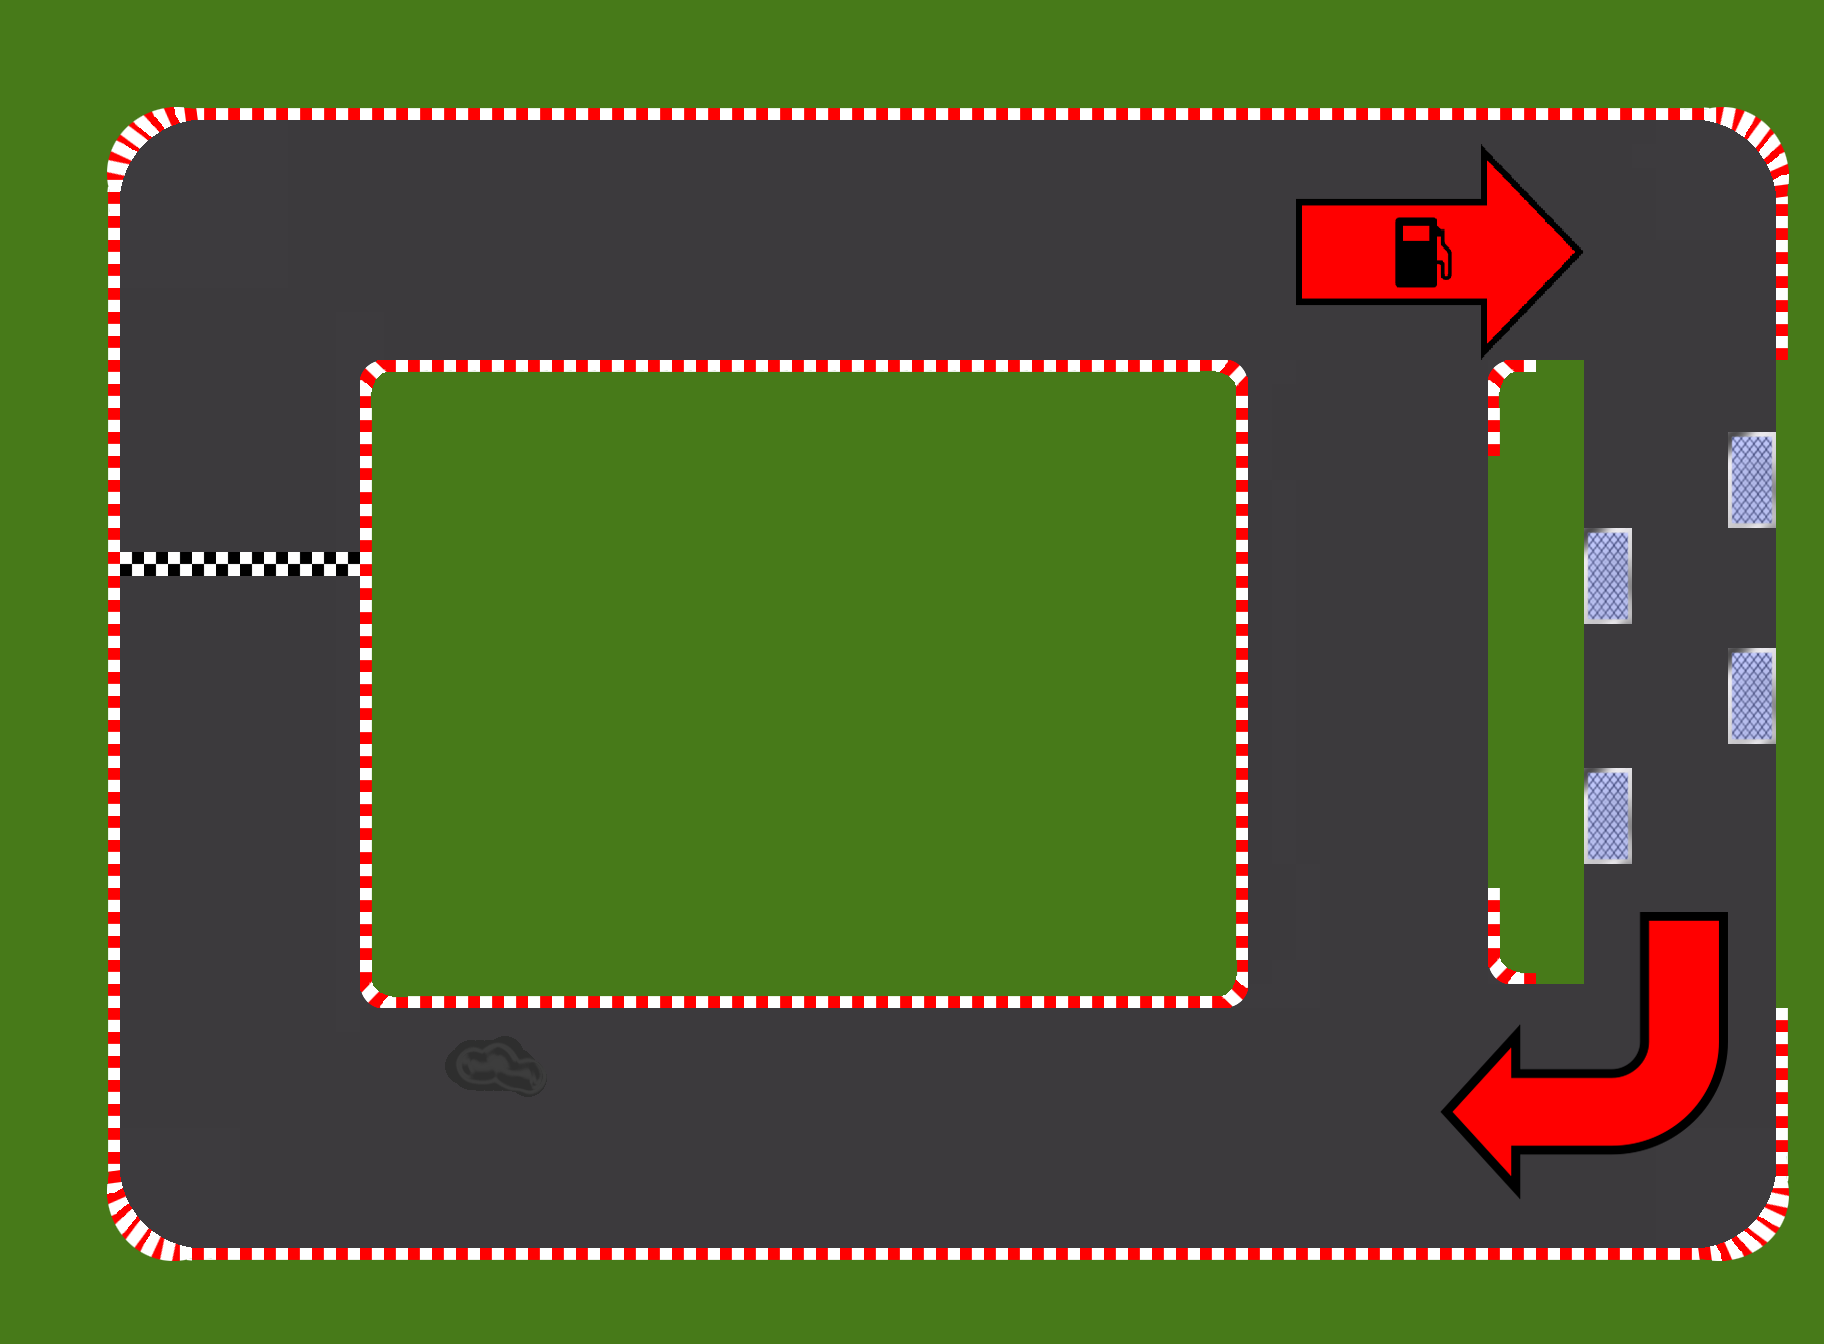

This game map was drawn from its Tiled (.tmx) file and the tilesets committed beside it. A one-line description and the trimmed map source follow:
An orthogonal 76x56 tile map with 24x24 px tiles, 6 tile layers (grass, Asphalt road, arrows, oil, ...), 10 tilesets and 20 objects.

<map version="1.0" orientation="orthogonal" renderorder="right-down" width="76" height="56" tilewidth="24" tileheight="24" nextobjectid="54">
 <tileset firstgid="1" name="grass_texture" tilewidth="24" tileheight="24" tilecount="64" columns="8">
  <image source="grass_texture.png" width="200" height="200" />
 </tileset>
 <tileset firstgid="65" name="asphalt" tilewidth="24" tileheight="24" tilecount="64" columns="8">
  <image source="asphalt_texture.png" width="200" height="200" />
 </tileset>
 <tileset firstgid="129" name="map1_curves" tilewidth="24" tileheight="24" tilecount="256" columns="16">
  <image source="map1_curves.png" width="384" height="384" />
 </tileset>
 <tileset firstgid="385" name="fuel_arrow" tilewidth="24" tileheight="24" tilecount="108" columns="12">
  <image source="fuel_arrow1.png" width="288" height="216" />
 </tileset>
 <tileset firstgid="493" name="exit_arrow" tilewidth="24" tileheight="24" tilecount="144" columns="12">
  <image source="exit_arrow.png" width="288" height="288" />
 </tileset>
 <tileset firstgid="637" name="BigTire" tilewidth="24" tileheight="24" tilecount="16" columns="4">
  <image source="BigTire.png" width="96" height="96" />
 </tileset>
 <tileset firstgid="653" name="fuel_pad" tilewidth="24" tileheight="24" tilecount="8" columns="2">
  <image source="fuel_pad.png" width="48" height="96" />
 </tileset>
 <tileset firstgid="661" name="oil" tilewidth="24" tileheight="24" tilecount="15" columns="5">
  <image source="oil.png" width="120" height="72" />
 </tileset>
 <tileset firstgid="676" name="Finish Line" tilewidth="24" tileheight="24" tilecount="1" columns="1">
  <image source="Finish Line.png" width="24" height="24" />
 </tileset>
 <tileset firstgid="677" name="Tire" tilewidth="24" tileheight="24" tilecount="4" columns="2">
  <image source="../Tire.png" width="48" height="48" />
 </tileset>
 <layer name="grass" width="76" height="56">
  <data>[4256 cells, 4256 non-empty, 1 distinct tile ids]</data>
 </layer>
 <layer name="Asphalt road" width="76" height="56">
  <data>[4256 cells, 3452 non-empty, 201 distinct tile ids]</data>
 </layer>
 <layer name="arrows" width="76" height="56">
  <data>[4256 cells, 252 non-empty, 252 distinct tile ids]</data>
 </layer>
 <layer name="oil" width="76" height="56">
  <data>[4256 cells, 15 non-empty, 15 distinct tile ids]</data>
 </layer>
 <layer name="finish line" width="76" height="56">
  <data>[4256 cells, 10 non-empty, 1 distinct tile ids]</data>
 </layer>
 <layer name="fuel pads" width="76" height="56" offsetx="0.469697" offsety="-0.0757576">
  <data>[4256 cells, 32 non-empty, 8 distinct tile ids]</data>
 </layer>
 <objectgroup name="Tire ObjectLayer" visible="0" offsetx="-5" offsety="3">
  <object id="14" x="1035.47" y="259.729" width="50.9186" height="50.9186">
   <ellipse />
  </object>
  <object id="17" x="699.148" y="139.535" width="50.9186" height="50.9186">
   <ellipse />
  </object>
  <object id="18" x="1467.37" y="835.767" width="50.9186" height="50.9186">
   <ellipse />
  </object>
  <object id="19" x="1467.37" y="884.109" width="50.9186" height="50.9186">
   <ellipse />
  </object>
  <object id="20" x="1491.01" y="931.926" width="50.9186" height="50.9186">
   <ellipse />
  </object>
  <object id="21" x="1539.36" y="955.572" width="50.9186" height="50.9186">
   <ellipse />
  </object>
  <object id="22" x="1177.96" y="930.615" width="102.582" height="102.582">
   <ellipse />
  </object>
  <object id="23" x="338.642" y="809.358" width="101.343" height="101.343">
   <ellipse />
  </object>
 </objectgroup>
 <objectgroup name="Fuel ObjectLayer" visible="0">
  <object id="24" x="1726.96" y="431.562" width="49.1383" height="96.8523" />
  <object id="25" x="1583.6" y="527.703" width="49.1383" height="96.8523" />
  <object id="26" x="1727.32" y="647.344" width="49.1383" height="96.8523" />
  <object id="27" x="1583.04" y="767.697" width="49.1383" height="96.8523" />
 </objectgroup>
 <objectgroup name="Finish Line ObjectLayer" visible="0">
  <object id="28" x="118.929" y="551.916" width="239.994" height="23.5009" />
 </objectgroup>
 <objectgroup name="Oil ObjectLayer" visible="0">
  <object id="29" x="443.669" y="1034.75" width="103.974" height="62.6691" />
 </objectgroup>
 <objectgroup name="Road ObjectLayer">
  <object id="47" x="361.671" y="120.557" width="1290.79" height="249.428" />
  <object id="48" x="1238.83" y="363.75" width="259.821" height="636.042" />
  <object id="49" x="106.007" y="106.007" width="266.057" height="1151.53" />
  <object id="50" x="1226.36" y="981.085" width="355.435" height="280.607" />
  <object id="51" x="1585.95" y="108.086" width="201.621" height="1153.61" />
  <object id="52" x="372.064" y="995.635" width="854.292" height="261.9" />
 </objectgroup>
</map>